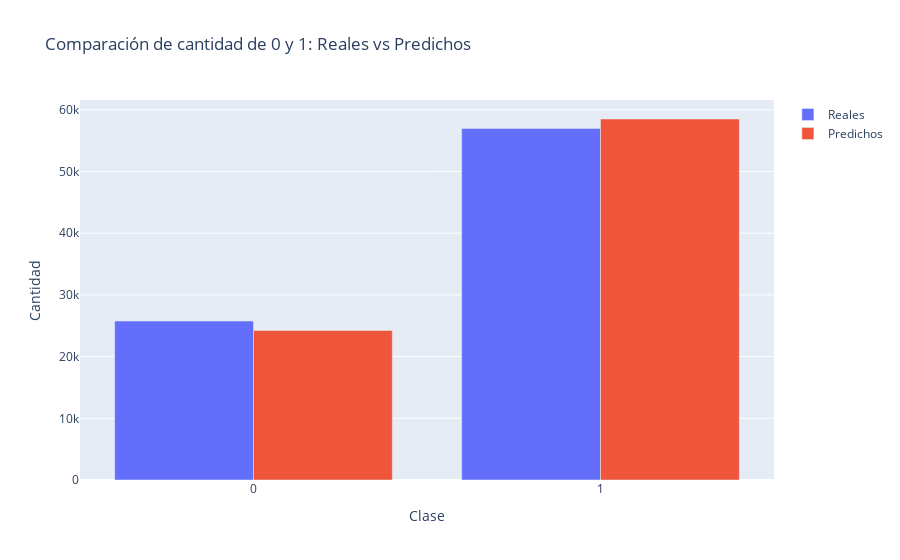

Notebook code for this chart:
### Markdown cell above
Se hace una gráfica de barras para poder comparar los valores reales y los predichos.

### Code cell
# Contar valores reales y predichos
real_counts = y_test.value_counts().sort_index()
pred_counts = pd.Series(y_pred).value_counts().sort_index()

# Crear la gráfica de barras
fig = go.Figure(data=[
    go.Bar(name='Reales', x=['0', '1'], y=[real_counts.get(0, 0), real_counts.get(1, 0)]),
    go.Bar(name='Predichos', x=['0', '1'], y=[pred_counts.get(0, 0), pred_counts.get(1, 0)])
])

fig.update_layout(
    barmode='group',
    title='Comparación de cantidad de 0 y 1: Reales vs Predichos',
    xaxis_title='Clase',
    yaxis_title='Cantidad'
)
fig.show()

### Figure 1 — Plotly figure (JSON) as saved in the notebook; plotly's stock layout.template omitted (floating-point values rounded to 4 significant figures)
{"data": [{"name": "Reales", "type": "bar", "x": ["0", "1"], "y": [25764, 56990]}, {"name": "Predichos", "type": "bar", "x": ["0", "1"], "y": [24240, 58514]}], "layout": {"barmode": "group", "title": {"text": "Comparación de cantidad de 0 y 1: Reales vs Predichos"}, "xaxis": {"title": {"text": "Clase"}}, "yaxis": {"title": {"text": "Cantidad"}}}}
